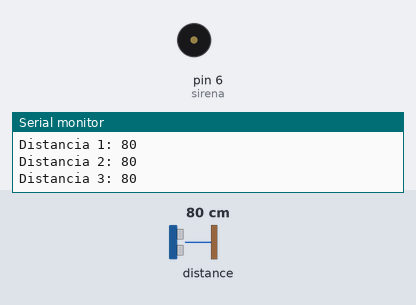
A sketch run on a simulated Arduino Uno, built with avr-gcc and run on an emulated ATmega328P. Parts: buzzer (waves = sounding, pin HIGH), the last lines printed to the serial monitor. Wiring (inferred from the names in the program): SRF02/SRF08 range finder at I2C address 0x70; SRF02/SRF08 range finder at I2C address 0x72; SRF02/SRF08 range finder at I2C address 0x73. The inputs (shaded band) are chosen by the test bench; at power-on: distance to the obstacle 80 cm.

Above: at 1.2 s.
1.3 s: distance to the obstacle set to 21 cm
2.8 s: distance to the obstacle set to 17 cm
At 3.6 s:
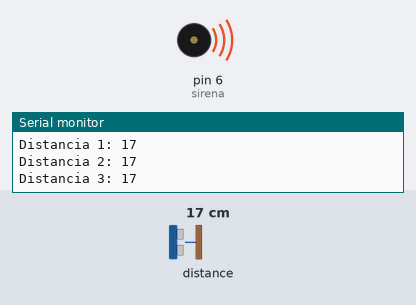
4.5 s: distance to the obstacle set to 35 cm
At 6.4 s:
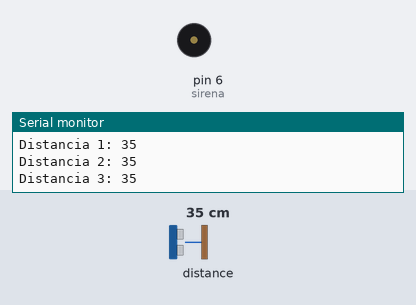
6.7 s: distance to the obstacle set to 2 cm
At 8.5 s:
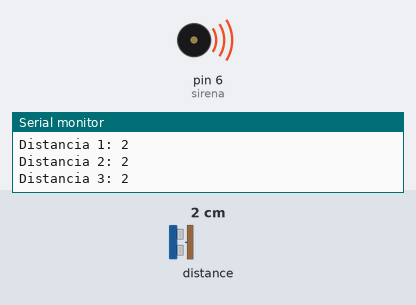
Timing chart, 0 to 9.8 s (numbered marks = the images above; inputs shaded):
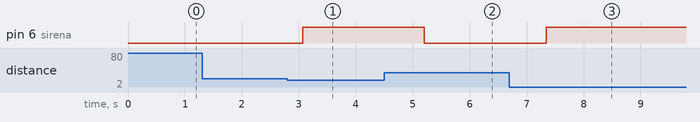

Measured:
- the behaviour switches between 20 and 19 cm on distance to the obstacle (found by bisection; images 0 and 1)
- after the input at 2.8 s, pin 6 (sirena): LOW → HIGH after 0.27 s
- after the input at 4.5 s, pin 6 (sirena): HIGH → LOW after 0.71 s
- after the input at 6.7 s, pin 6 (sirena): LOW → HIGH after 0.65 s

The sketch:

SRF02_Modo_I2C.ino
```cpp
   /* Código para Sensor de medición ultrasónico SRF02 utilizando Arduion Uno ó Arduino Nano,
      por comunicacion I2C

      SRF02       Arduino
      5v Vcc    -> 5V
      SDA       -> A4
      SCL       -> A5
      Mode      -> No conectar
      0v Ground -> GND
   */

  #include <Wire.h> // Libreria que permite la comunicacion I2C

  #define ADDRESS1 112 // Se definimos la direccion del sensor SRF02 (0xE0)
  #define ADDRESS2 114 // Se definimos la direccion del sensor SRF02 (0xE2)
  #define ADDRESS3 115 // Se definimos la direccion del sensor SRF02 (0xE3)
  #define sirena 6    // Declaracion del pin para activar sumbador

  void setup(){
   Serial.begin(9600);       //Se inicia el puerto serie
   pinMode(sirena, OUTPUT);
   Wire.begin();
  }

  void loop(){
   byte ByteAlto, ByteBajo;
   int Distancia1, Distancia2, Distancia3;

   Wire.beginTransmission(ADDRESS1); // Se empieza la comunicación con el sensor SFR02
   Wire.write(byte(0x00));          // Se escribe en el registro (0x00)
   Wire.write(byte(0x51));          // Devuelve el resultado en centimetros
   Wire.endTransmission();          // Final de la transmisión

   delay(70); // Retardo de 70ms para que el sensor ejecute los comando enviados

   Wire.beginTransmission(ADDRESS1); // Se empieza la comunicación con el sensor SFR02
   Wire.write(byte(0x02));          // Se ubica en el registro #2 para leer el Byte alto de la medida realizada
   Wire.endTransmission();          // Final de la transmisión

   Wire.requestFrom(ADDRESS1, 2);    // Se solicita dos Bytes al sensor SFR02 (2 bytes)

   while(Wire.available() < 2);     // Se comprueba si los bytes llegan

   ByteAlto = Wire.read();  //Se lee el Byte alto
   ByteBajo = Wire.read();  //Se lee el Byte bajo

   Distancia1 = ((ByteAlto<<8) + ByteBajo); //Calcula la distancia de un objeto al frente del sensor

   Wire.beginTransmission(ADDRESS2); // Se empieza la comunicación con el sensor SFR02
   Wire.write(byte(0x00));          // Se escribe en el registro (0x00)
   Wire.write(byte(0x51));          // Devuelve el resultado en centimetros
   Wire.endTransmission();          // Final de la transmisión

   delay(70); // Retardo de 70ms para que el sensor ejecute los comando enviados

   Wire.beginTransmission(ADDRESS2); // Se empieza la comunicación con el sensor SFR02
   Wire.write(byte(0x02));          // Se ubica en el registro #2 para leer el Byte alto de la medida realizada
   Wire.endTransmission();          // Final de la transmisión

   Wire.requestFrom(ADDRESS2, 2);    // Se solicita dos Bytes al sensor SFR02 (2 bytes)

   while(Wire.available() < 2);     // Se comprueba si los bytes llegan

   ByteAlto = Wire.read();  //Se lee el Byte alto
   ByteBajo = Wire.read();  //Se lee el Byte bajo

   Distancia2 = ((ByteAlto<<8) + ByteBajo); //Calcula la distancia de un objeto al frente del sensor

   Wire.beginTransmission(ADDRESS3); // Se empieza la comunicación con el sensor SFR02
   Wire.write(byte(0x00));          // Se escribe en el registro (0x00)
   Wire.write(byte(0x51));          // Devuelve el resultado en centimetros
   Wire.endTransmission();          // Final de la transmisión

   delay(70); // Retardo de 70ms para que el sensor ejecute los comando enviados

   Wire.beginTransmission(ADDRESS3); // Se empieza la comunicación con el sensor SFR02
   Wire.write(byte(0x02));          // Se ubica en el registro #2 para leer el Byte alto de la medida realizada
   Wire.endTransmission();          // Final de la transmisión

   Wire.requestFrom(ADDRESS3, 2);    // Se solicita dos Bytes al sensor SFR02 (2 bytes)

   while(Wire.available() < 2);     // Se comprueba si los bytes llegan

   ByteAlto = Wire.read();  //Se lee el Byte alto
   ByteBajo = Wire.read();  //Se lee el Byte bajo

   Distancia3 = ((ByteAlto<<8) + ByteBajo); //Calcula la distancia de un objeto al frente del sensor

  if (Distancia1 < 20){
      digitalWrite(sirena, HIGH);
     }
    else {
      digitalWrite(sirena, LOW);
     }

    Serial.print("Distancia 1: ");
    Serial.println(Distancia1, DEC);
    Serial.print("Distancia 2: ");
    Serial.println(Distancia2, DEC);
     Serial.print("Distancia 3: ");
    Serial.println(Distancia3, DEC);

   delay(500);
  }
```
